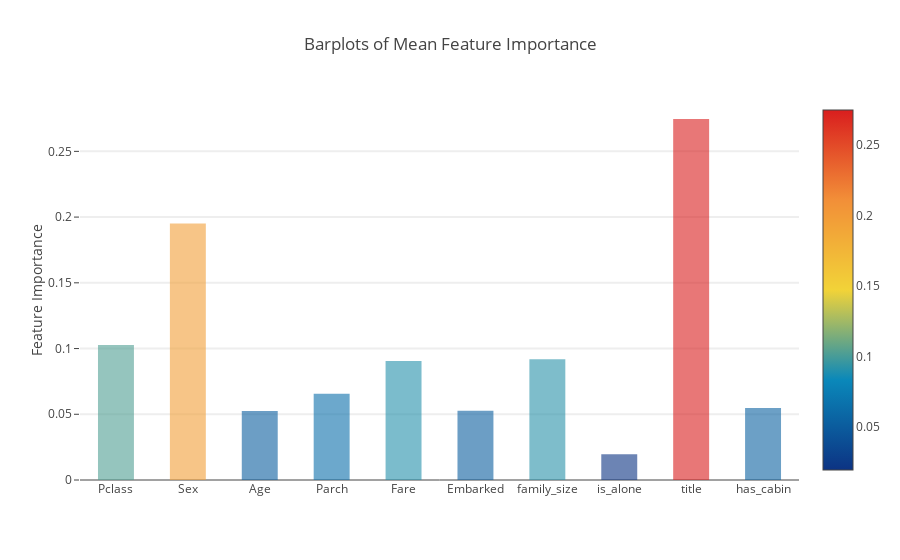

Here is the notebook cell this chart was saved with:
### Code cell
# Create the new column containing the average of values

feature_dataframe['mean'] = feature_dataframe.mean(axis= 1) # axis = 1 computes the mean row-wise
feature_dataframe.head(3)

trace = go.Bar(x=feature_dataframe['features'].values,
               y=feature_dataframe['mean'].values,
               width=0.5,
               marker=dict(
                   color = feature_dataframe['mean'].values,
                   colorscale='Portland',
                   showscale=True,
                   reversescale = False),
               opacity=0.6
)
data = [trace]

layout= go.Layout(
    autosize= True,
    title= 'Barplots of Mean Feature Importance',
    hovermode= 'closest',
    yaxis=dict(
        title= 'Feature Importance',
        ticklen= 5,
        gridwidth= 2
    ),
    showlegend= False
)
fig = go.Figure(data=data, layout=layout)
py.iplot(fig, filename='bar-direct-labels')

### Figure 1 — Plotly figure (JSON) as saved in the notebook; plotly's stock layout.template omitted (floating-point values rounded to 4 significant figures)
{"data": [{"marker": {"color": [0.1026, 0.1951, 0.05255, 0.06561, 0.09055, 0.05274, 0.0919, 0.01964, 0.2746, 0.05468], "colorscale": "Portland", "reversescale": false, "showscale": true}, "opacity": 0.6, "type": "bar", "width": 0.5, "x": ["Pclass", "Sex", "Age", "Parch", "Fare", "Embarked", "family_size", "is_alone", "title", "has_cabin"], "y": [0.1026, 0.1951, 0.05255, 0.06561, 0.09055, 0.05274, 0.0919, 0.01964, 0.2746, 0.05468]}], "layout": {"autosize": true, "hovermode": "closest", "showlegend": false, "title": "Barplots of Mean Feature Importance", "yaxis": {"gridwidth": 2, "ticklen": 5, "title": "Feature Importance"}}}
